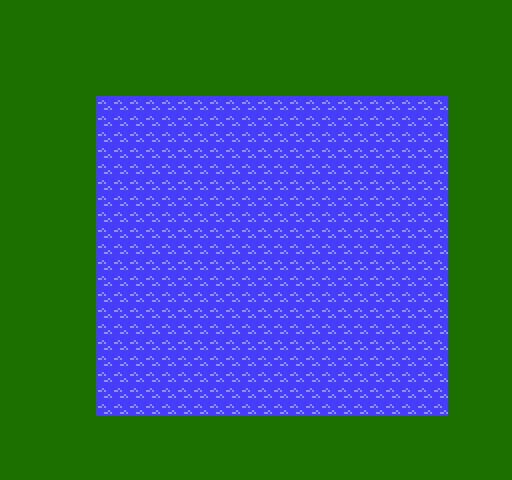

Below is a game level as drawn by its tile map, then a one-line description and the .tmx file that defines it, in full:
An orthogonal 16x15 tile map with 32x32 px tiles, 1 tile layer (Tile Layer 1).

<map version="1.0" orientation="orthogonal" renderorder="right-down" width="16" height="15" tilewidth="32" tileheight="32" nextobjectid="1">
 <tileset firstgid="1" name="a" tilewidth="32" tileheight="32" tilecount="128">
  <image source="metatiles.png" width="512" height="256" />
 </tileset>
 <layer name="Tile Layer 1" width="16" height="15">
  <data encoding="csv">
1,1,1,1,1,1,1,1,1,1,1,1,1,1,1,1,
1,1,1,1,1,1,1,1,1,1,1,1,1,1,1,1,
1,1,1,1,1,1,1,1,1,1,1,1,1,1,1,1,
1,1,1,3,3,3,3,3,3,3,3,3,3,3,1,1,
1,1,1,3,3,3,3,3,3,3,3,3,3,3,1,1,
1,1,1,3,3,3,3,3,3,3,3,3,3,3,1,1,
1,1,1,3,3,3,3,3,3,3,3,3,3,3,1,1,
1,1,1,3,3,3,3,3,3,3,3,3,3,3,1,1,
1,1,1,3,3,3,3,3,3,3,3,3,3,3,1,1,
1,1,1,3,3,3,3,3,3,3,3,3,3,3,1,1,
1,1,1,3,3,3,3,3,3,3,3,3,3,3,1,1,
1,1,1,3,3,3,3,3,3,3,3,3,3,3,1,1,
1,1,1,3,3,3,3,3,3,3,3,3,3,3,1,1,
1,1,1,1,1,1,1,1,1,1,1,1,1,1,1,1,
1,1,1,1,1,1,1,1,1,1,1,1,1,1,1,1
</data>
 </layer>
</map>
